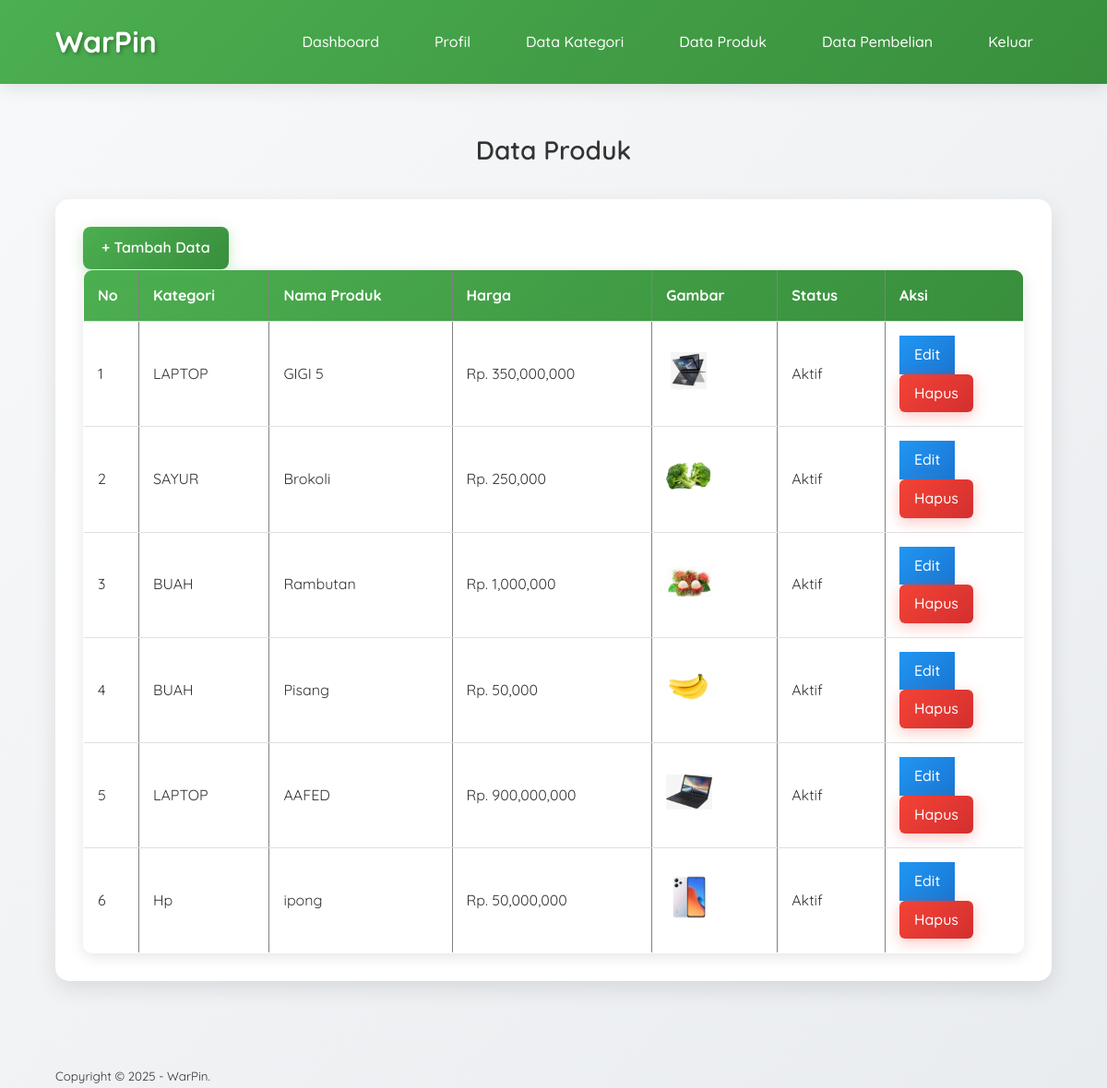
/WarPin/data-produk.php (signed in), run on the app's committed database.
### tables this page shows
CREATE TABLE `tb_product` (
  `product_id` int(11) NOT NULL,
  `category_id` int(11) NOT NULL,
  `product_name` varchar(100) NOT NULL,
  `product_price` int(11) NOT NULL,
  `product_description` text NOT NULL,
  `product_image` varchar(100) NOT NULL,
  `product_status` tinyint(1) NOT NULL,
  `date_created` timestamp NOT NULL DEFAULT current_timestamp() ON UPDATE current_timestamp()
);

CREATE TABLE `tb_category` (
  `category_id` int(11) NOT NULL,
  `category_name` varchar(25) NOT NULL
);

### WarPin/data-produk.php (the view, shortened to what this page needs)
<?php
	include 'db.php';
?>
<!DOCTYPE html>
<html>
<head>
	<link rel="stylesheet" type="text/css" href="style.css">
</head>
<body>
	<header>
		<div class="container">
			<h1><a href="dashboard.php">WarPin</a></h1>
			<ul>
				<li><a href="dashboard.php">Dashboard</a></li>
				<li><a href="profil.php">Profil</a></li>
				<li><a href="data-kategori.php">Data Kategori</a></li>
				<li><a href="data-produk.php">Data Produk</a></li>
				<li><a href="data-pembelian.php">Data Pembelian</a></li>
				<li><a href="keluar.php">Keluar</a></li>
			</ul>
		</div>
	</header>
	<div class="section">
		<div class="container">
			<h3>Data Produk</h3>
			<div class="box">
				<p><a href="tambah-produk.php" class="btn-add">+ Tambah Data</a></p>
				<table border="1" cellspacing="0" class="table">
					<thead>
						<tr>
							<th width="60px">No</th>
							<th>Kategori</th>
							<th>Nama Produk</th>
							<th>Harga</th>
							<th>Gambar</th>
							<th>Status</th>
							<th width="150px">Aksi</th>
						</tr>
					</thead>
					<tbody>
						<?php
							$no = 1;
							$produk = mysqli_query($conn, "SELECT * FROM tb_product LEFT JOIN tb_category USING (category_id) ORDER BY product_id DESC");
							if(mysqli_num_rows($produk) > 0){
							while($row = mysqli_fetch_array($produk)){
						?>
						<tr>
							<td><?php echo $no++ ?></td>
							<td><?php echo $row['category_name'] ?></td>
							<td><?php echo $row['product_name'] ?></td>
							<td>Rp. <?php echo number_format($row['product_price']) ?></td>
							<td><a href="produk/<?php echo $row['product_image'] ?>" target="_blank"> <img src="produk/<?php echo $row['product_image'] ?>" width="50px"> </a></td>
							<td><?php echo ($row['product_status'] == 0)? 'Tidak Aktif':'Aktif'; ?></td>
							<td>
								<a href="edit-produk.php?id=<?php echo $row['product_id'] ?>" class="btn-edit">Edit</a> <a href="proses-hapus.php?idp=<?php echo $row['product_id'] ?>" onclick="return confirm('Yakin ingin hapus ?')" class="btn-delete">Hapus</a>
							</td>
						</tr>
						<?php }}else{ ?>
							<tr>
								<td colspan="7">Tidak ada data</td>
							</tr>
						<?php } ?>
					</tbody>
				</table>
			</div>
		</div>
	</div>
	<footer>
		<div class="container">
			<small>Copyright &copy; 2025 - WarPin.</small>
		</div>
	</footer>
</body>
</html>

### WarPin/style.css (style rules this page uses)
* { margin: 0; padding: 0; box-sizing: border-box; font-family: 'Quicksand', sans-serif; }
body { background: linear-gradient(135deg, #f8f9fa 0%, #e9ecef 100%); color: #333; min-height: 100vh; line-height: 1.6; }
a { color: inherit; text-decoration: none; transition: all 0.3s ease; }
header { background: linear-gradient(135deg, #4CAF50 0%, #388E3C 100%); color: #fff; padding: 20px 0; box-shadow: 0 4px 20px rgba(0,0,0,0.1); position: sticky; top: 0; z-index: 1000; }
header .container { display: flex; justify-content: space-between; align-items: center; }
header h1 { font-size: 32px; font-weight: 700; text-shadow: 2px 2px 4px rgba(0,0,0,0.3); }
header ul { list-style: none; display: flex; gap: 20px; }
header ul li a { display: block; padding: 12px 20px; border-radius: 25px; transition: all 0.3s ease; font-weight: 500; font-size: 16px; }
.container { width: 90%; max-width: 1200px; margin: 0 auto; }
.section { padding: 50px 0; }
.section h3 { font-size: 28px; font-weight: 600; color: #333; margin-bottom: 30px; text-align: center; }
.box { background-color: #fff; border: none; padding: 30px; border-radius: 15px; margin-bottom: 40px; box-shadow: 0 8px 25px rgba(0,0,0,0.1); transition: all 0.3s ease; }
.table { width: 100%; border-collapse: collapse; border-radius: 10px; overflow: hidden; box-shadow: 0 4px 15px rgba(0,0,0,0.1); }
.table thead { background: linear-gradient(135deg, #4CAF50, #388E3C); color: #fff; }
.table th, .table td { padding: 15px; text-align: left; border-bottom: 1px solid #e0e0e0; }
.table a { color: #ffffff; font-weight: 500; transition: color 0.3s ease; }
.btn-add { display: inline-block; padding: 10px 20px; background: linear-gradient(135deg, #4CAF50, #388E3C); color: #fff; text-decoration: none; border-radius: 8px; font-weight: 600; transition: all 0.3s ease; box-shadow: 0 4px 15px rgba(76, 175, 80, 0.3); }
.btn-edit { display: inline-block; padding: 8px 16px; background: linear-gradient(135deg, #2196F3, #1976D2); color: white; text-decoration: none; }
.btn-delete { display: inline-block; padding: 8px 16px; background: linear-gradient(135deg, #F44336, #D32F2F); color: white; text-decoration: none; border-radius: 6px; font-weight: 500; transition: all 0.3s ease; box-shadow: 0 4px 15px rgba(244, 67, 54, 0.3); }

### data on the page
tb_product: category.category_name "LAPTOP", product_name "GIGI 5", product_price "350,000,000", product_image (picture), product_status "Aktif"
tb_product: category.category_name "SAYUR", product_name "Brokoli", product_price "250,000", product_image (picture), product_status "Aktif"
tb_product: category.category_name "BUAH", product_name "Rambutan", product_price "1,000,000", product_image (picture), product_status "Aktif"
tb_product: category.category_name "BUAH", product_name "Pisang", product_price "50,000", product_image (picture), product_status "Aktif"
tb_product: category.category_name "LAPTOP", product_name "AAFED", product_price "900,000,000", product_image (picture), product_status "Aktif"
tb_product: category.category_name "Hp", product_name "ipong", product_price "50,000,000", product_image (picture), product_status "Aktif"
